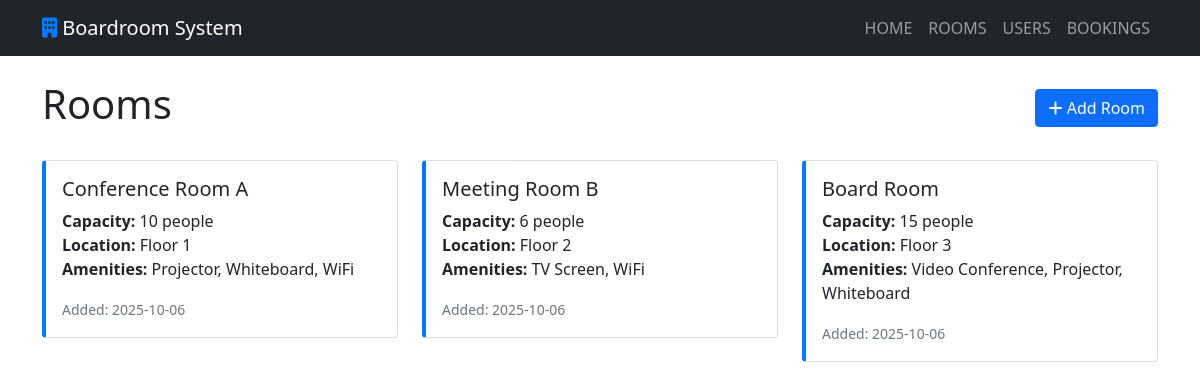
Before: /rooms with the older database file.
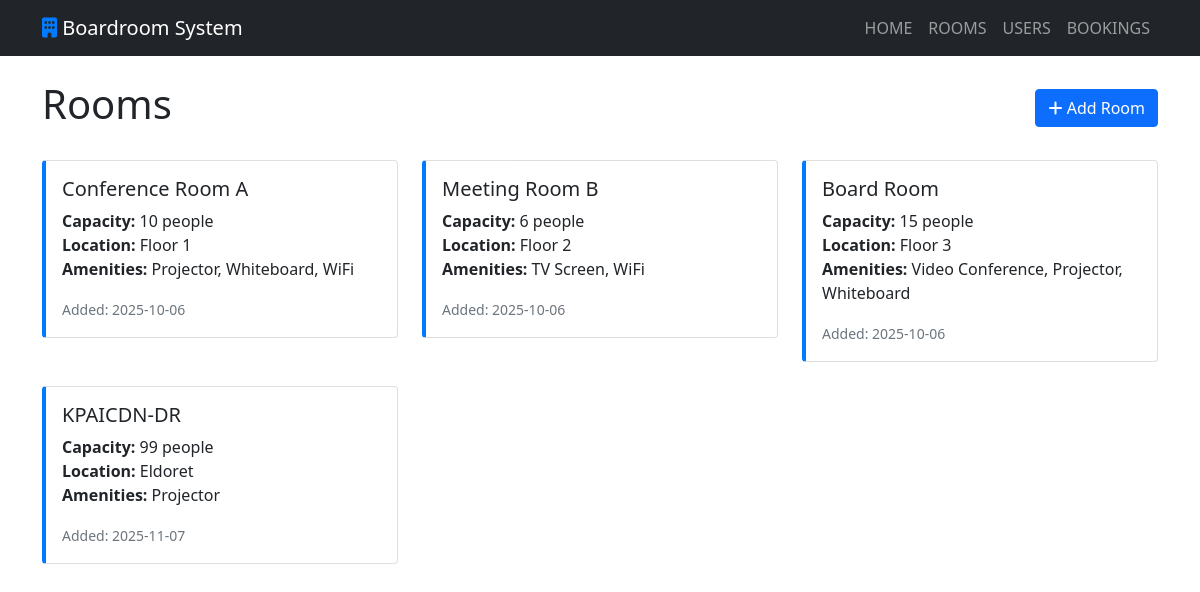
After: the same page with the newer database file.
### app.py (models this page shows)
class Room(db.Model):
    id = db.Column(db.Integer, primary_key=True)
    name = db.Column(db.String(100), nullable=False)
    capacity = db.Column(db.Integer, nullable=False)
    location = db.Column(db.String(200), nullable=False)
    amenities = db.Column(db.Text)
    created_at = db.Column(db.DateTime, default=datetime.utcnow)
    bookings = db.relationship('Booking', backref='room', lazy=True)

### app.py (the view)
@app.route('/rooms')
def rooms():
    rooms = Room.query.all()
    return render_template('rooms.html', rooms=rooms)

### templates/rooms.html
{% extends "base.html" %}
{% block content %}
<div class="d-flex justify-content-between align-items-center mb-4">
    <h1>Rooms</h1>
    <a href="{{ url_for('add_room') }}" class="btn btn-primary">
        <i class="fas fa-plus"></i> Add Room
    </a>
</div>
<div class="row">
    {% for room in rooms %}
    <div class="col-md-6 col-lg-4 mb-4">
        <div class="card room-card">
            <div class="card-body">
                <h5 class="card-title">{{ room.name }}</h5>
                <p class="card-text">
                    <strong>Capacity:</strong> {{ room.capacity }} people<br>
                    <strong>Location:</strong> {{ room.location }}<br>
                    <strong>Amenities:</strong> {{ room.amenities or 'None' }}
                </p>
                <small class="text-muted">Added: {{ room.created_at.strftime('%Y-%m-%d') }}</small>
            </div>
        </div>
    </div>
    {% endfor %}
</div>
{% endblock %}

Changed rows visible on the page:
added Room: name "KPAICDN-DR", capacity "99", location "Eldoret", amenities "Projector", created_at "2025-11-07"
